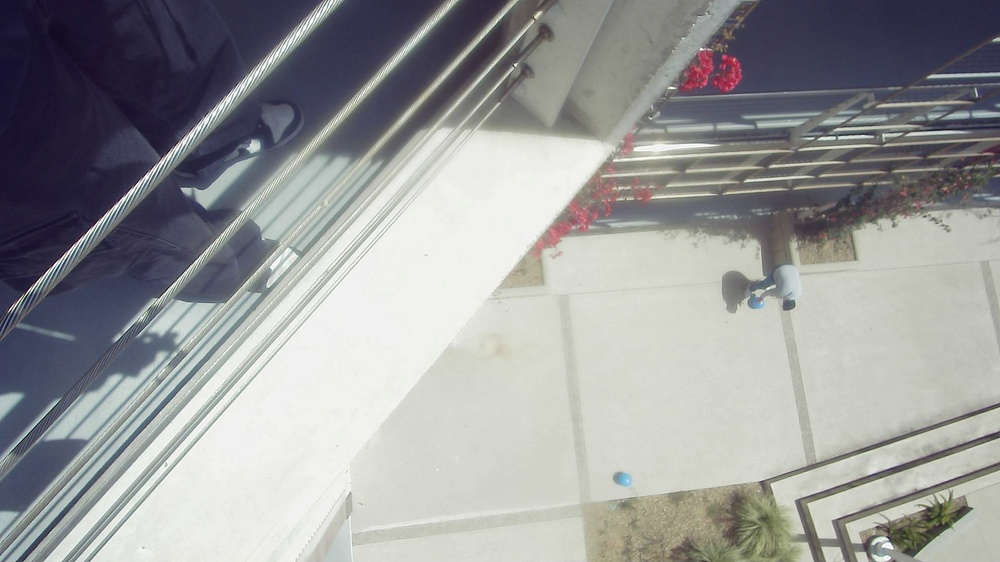
#> input picture captures/capture_1776883628028.jpg, 1000 x 562 px, shrunk from 1920 x 1080 before the run; its folder holds only this picture in this run
$ python -i color_utils.py   (imports and definitions only)
#> lines starting #> are read from the running program, lines starting #| are printed output that depends on the picture
#> further down, picture is the input picture: shape (562, 1000, 3); mean B, G, R 153.6, 153.1, 152.3
#!/usr/bin/env python3
"""Shared color range helpers for Stage-A HSV detection pipelines."""

from __future__ import annotations

import os
from dataclasses import dataclass

import cv2
import numpy as np


@dataclass
class HSVRange:
    low: tuple[int, int, int]
    high: tuple[int, int, int]


FALLBACK_COLOR_RANGES: dict[str, list[tuple[tuple[int, int, int], tuple[int, int, int]]]] = {
    "red": [((0, 100, 70), (10, 255, 255)), ((170, 100, 70), (179, 255, 255))],
    "green": [((75, 60, 50), (105, 255, 255)),
    ],
    "blue": [((100, 80, 60), (130, 255, 255))],
}


# [119 lines left out: functions list_images, circular_hue_mean, make_ranges_for_hue, derive_class_hsv_ranges, build_mask, is_off_buoy and 2 more, not called in this run]


# ---------------------------------------------------------------------------
# Phase-2 colour normalisation (mirrors yolo_comparison_test/path2_switch_proposal/
# scripts/00_preprocess_training_data.py exactly -- the YOLO fine-tune's training
# images were run through this same pipeline, so inference must match it too).
# ---------------------------------------------------------------------------
NORM_CLAHE_CLIP = 2.0
NORM_CLAHE_TILE = (8, 8)
NORM_UNSHARP_SIGMA = 1.0
NORM_UNSHARP_STRENGTH = 0.8


def clahe_yuv(img_bgr: np.ndarray) -> np.ndarray:
    """CLAHE on the Y (luma) channel in YUV colour space."""
    yuv = cv2.cvtColor(img_bgr, cv2.COLOR_BGR2YUV)
#> yuv: shape (562, 1000, 3); mean of channels 0, 1, 2 152.9, 128.4, 127.4
    clahe = cv2.createCLAHE(clipLimit=NORM_CLAHE_CLIP, tileGridSize=NORM_CLAHE_TILE)
    yuv[:, :, 0] = clahe.apply(yuv[:, :, 0])
#> yuv: shape (562, 1000, 3); mean of channels 0, 1, 2 150.6, 128.4, 127.4
    return cv2.cvtColor(yuv, cv2.COLOR_YUV2BGR)
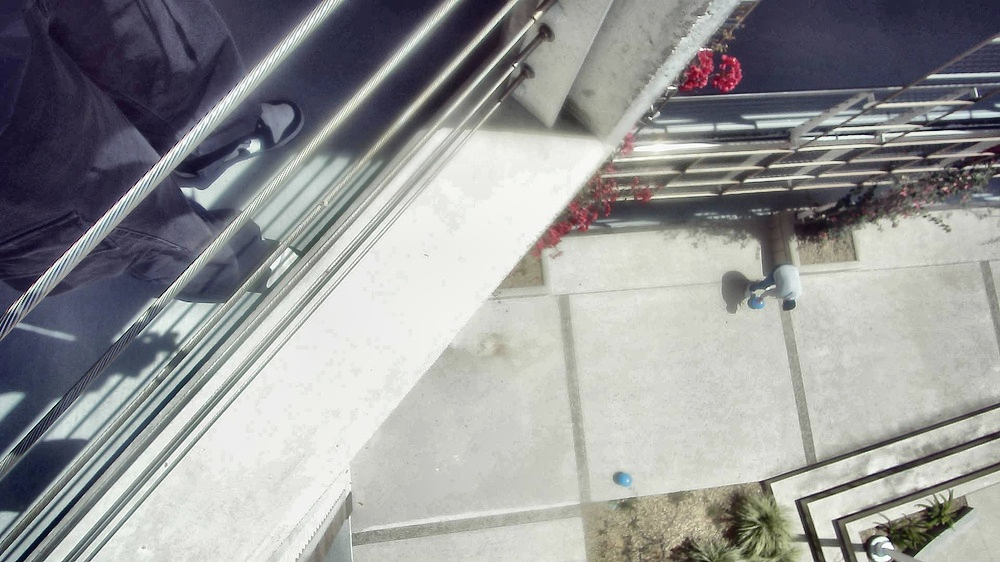
#> returned value: shape (562, 1000, 3); mean B, G, R 151.4, 150.8, 149.9


def gray_world_wb(img_bgr: np.ndarray) -> np.ndarray:
    """Gray-World white balance: scale channels so their means match."""
    img_f = img_bgr.astype(np.float64)
    b_mean = img_f[:, :, 0].mean()
#> b_mean = 151.4
    g_mean = img_f[:, :, 1].mean()
#> g_mean = 150.8
    r_mean = img_f[:, :, 2].mean()
#> r_mean = 149.9
    gray_mean = (b_mean + g_mean + r_mean) / 3.0
#> gray_mean = 150.7

    if b_mean > 1e-6:
        img_f[:, :, 0] *= gray_mean / b_mean
    if g_mean > 1e-6:
        img_f[:, :, 1] *= gray_mean / g_mean
    if r_mean > 1e-6:
        img_f[:, :, 2] *= gray_mean / r_mean

    return np.clip(img_f, 0, 255).astype(np.uint8)


def unsharp_mask(
    img_bgr: np.ndarray,
    sigma: float = NORM_UNSHARP_SIGMA,
    strength: float = NORM_UNSHARP_STRENGTH,
) -> np.ndarray:
    """Unsharp masking: blend a high-frequency detail residual back in."""
#> called with sigma = 1, strength = 0.8
    blurred = cv2.GaussianBlur(img_bgr, (0, 0), sigma)
    sharpened = cv2.addWeighted(img_bgr, 1.0 + strength, blurred, -strength, 0)
    return np.clip(sharpened, 0, 255).astype(np.uint8)


def color_normalize(img_bgr: np.ndarray) -> np.ndarray:
    """Full Phase-2 pipeline: CLAHE (YUV) -> Gray-World WB -> Unsharp Masking.

    Apply this to a frame before handing it to a YOLO model fine-tuned via
    00_preprocess_training_data.py's default (non---skip-normalize) path --
    otherwise inference sees a different colour/contrast distribution than
    training did.
    """
    img = clahe_yuv(img_bgr)
    img = gray_world_wb(img)
    img = unsharp_mask(img)
    return img


# [16 lines left out: function load_color_ranges, not called in this run]

>>> import cv2
>>> picture = cv2.imread('captures/capture_1776883628028.jpg')
>>> result = color_normalize(picture)

$ run again, on captures/capture_1776884787685.jpg
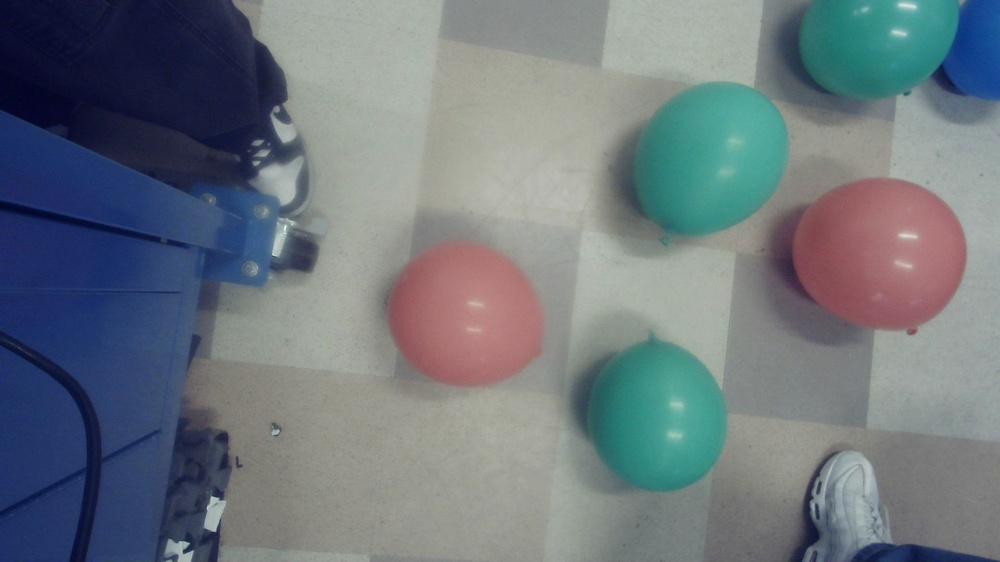
#> input picture captures/capture_1776884787685.jpg, 1000 x 562 px, shrunk from 1920 x 1080 before the run
#> picture is the input picture: shape (562, 1000, 3); mean B, G, R 125.8, 119, 109.7
#> in clahe_yuv, `return cv2.cvtColor(yuv, cv2.COLOR_YUV2BGR)`:
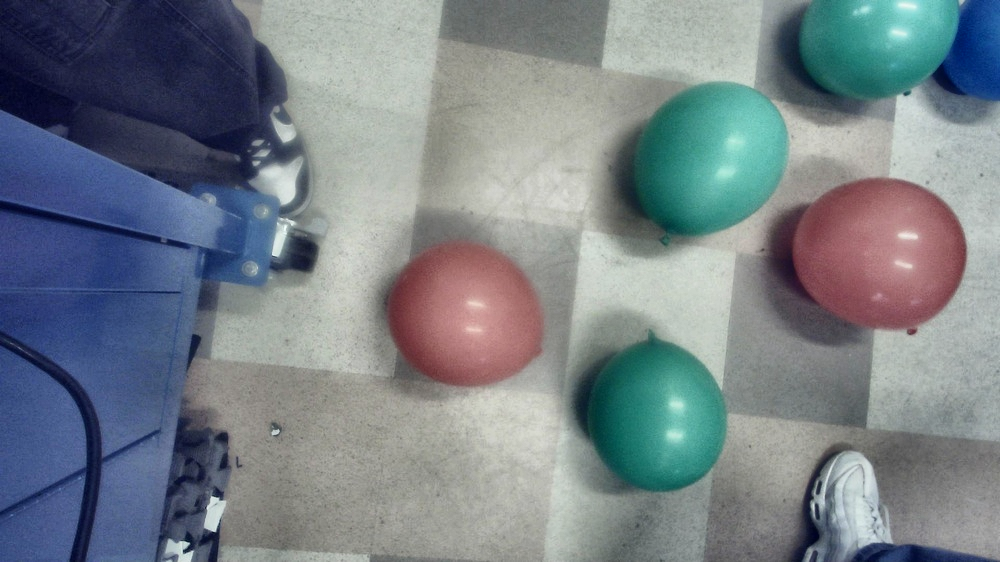
#> returned value: shape (562, 1000, 3); mean B, G, R 135.6, 128.5, 119.1
#> b_mean = 135.6
#> g_mean = 128.5
#> r_mean = 119.1
#> gray_mean = 127.7
